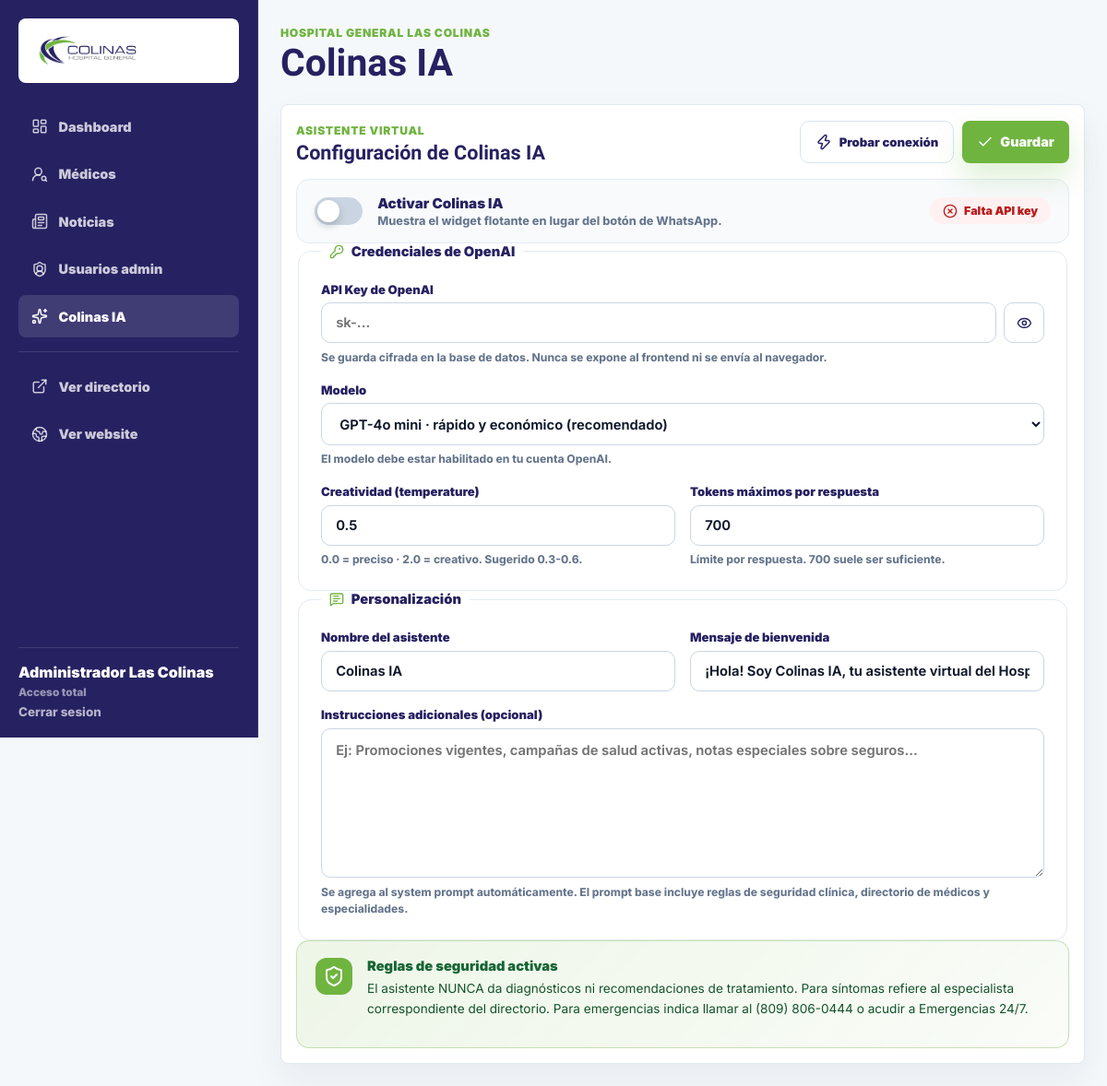
Screenshot of /admin/ai-settings.php (signed in) with the database file from the repository.
### tables this page shows
CREATE TABLE IF NOT EXISTS ai_settings (
    id TINYINT UNSIGNED PRIMARY KEY,
    enabled TINYINT(1) NOT NULL DEFAULT 0,
    api_key TEXT NULL,
    model VARCHAR(80) NOT NULL DEFAULT 'gpt-4o-mini',
    temperature DECIMAL(3,2) NOT NULL DEFAULT 0.50,
    max_tokens INT NOT NULL DEFAULT 700,
    system_prompt_extra TEXT NULL,
    welcome_message TEXT NULL,
    assistant_name VARCHAR(80) NOT NULL DEFAULT 'Colinas IA',
    updated_at TIMESTAMP DEFAULT CURRENT_TIMESTAMP ON UPDATE CURRENT_TIMESTAMP
);

### includes/db.php (called while the page is built, shortened)
<?php
function db_config(): array
{
    return [
        'host' => getenv('DB_HOST') ?: '127.0.0.1',
        'port' => getenv('DB_PORT') ?: '3306',
        'name' => getenv('DB_NAME') ?: 'hospital_colinas',
        'user' => getenv('DB_USER') ?: 'root',
        'pass' => getenv('DB_PASS') ?: '',
    ];
}
function db_connect(?string $database = null): ?PDO
{
    $config = db_config();
    $dsn = sprintf(
        'mysql:host=%s;port=%s;charset=utf8mb4%s',
        $config['host'],
        $config['port'],
        $database ? ';dbname=' . $database : ''
    );
    try {
        return new PDO($dsn, $config['user'], $config['pass'], [
            PDO::ATTR_ERRMODE => PDO::ERRMODE_EXCEPTION,
            PDO::ATTR_DEFAULT_FETCH_MODE => PDO::FETCH_ASSOC,
            PDO::ATTR_EMULATE_PREPARES => false,
        ]);
    } catch (Throwable) {
        return null;
    }
}
function db(): ?PDO
{
    static $pdo = false;
    if ($pdo === false) {
        $pdo = db_connect(db_config()['name']);
    }
    return $pdo ?: null;
}
function db_ready(): bool
{
    $pdo = db();
    try {
        $pdo->query('SELECT 1 FROM doctors LIMIT 1');
        return true;
    } catch (Throwable) {
        return false;
    }
}

### admin/includes/auth.php (called while the page is built, shortened)
<?php
require_once __DIR__ . '/../../includes/helpers.php';
require_once __DIR__ . '/../../includes/db.php';
function admin_permission_definitions(): array
{
    return [
        'dashboard' => [
            'label' => 'Dashboard',
            'description' => 'Ver resumen general del panel.',
            'href' => 'index.php',
            'icon' => 'layout-dashboard',
            'active' => 'dashboard',
        ],
        'doctors' => [
            'label' => 'Médicos',
            'description' => 'Gestionar perfiles médicos, especialidades y publicación.',
            'href' => 'medicos.php',
            'icon' => 'user-round-search',
            'active' => 'medicos',
        ],
        'news' => [
            'label' => 'Noticias',
            'description' => 'Crear, editar y eliminar noticias de la sala de prensa.',
            'href' => 'noticias.php',
            'icon' => 'newspaper',
            'active' => 'noticias',
        ],
        'users' => [
            'label' => 'Usuarios admin',
            'description' => 'Administrar cuentas, roles y permisos del panel.',
            'href' => 'usuarios.php',
            'icon' => 'shield-user',
            'active' => 'usuarios',
        ],
        'ai' => [
            'label' => 'Colinas IA',
            'description' => 'Configurar el asistente virtual, modelo y credenciales.',
            'href' => 'ai-settings.php',
            'icon' => 'sparkles',
            'active' => 'ai',
        ],
    ];
}
function admin_all_permission_keys(): array
{
    return array_keys(admin_permission_definitions());
}
function admin_ensure_permissions_schema(): void
{
    static $ensured = false;
    if ($ensured || !db()) {
        return;
    }
    try {
        $check = db()->prepare("SELECT COUNT(*) FROM INFORMATION_SCHEMA.COLUMNS WHERE TABLE_SCHEMA = DATABASE() AND TABLE_NAME = 'admin_users' AND COLUMN_NAME = 'permissions'");
        $check->execute();
        $ensured = true;
    } catch (Throwable) {
        $ensured = true;
    }
}
function admin_user_permissions(array $user): array
{
    if (($user['role'] ?? '') === 'admin') {
        return admin_all_permission_keys();
    }
    return admin_normalize_permissions($user['permissions'] ?? [], (string) ($user['role'] ?? 'editor'));
}
function admin_can(string $permission, ?array $user = null): bool
{
    $user ??= admin_current_user();
    return in_array($permission, admin_user_permissions($user), true);
}
function admin_first_allowed_url(?array $user = null): string
{
    $user ??= admin_current_user();
    foreach (admin_permission_definitions() as $key => $definition) {
        if (admin_can($key, $user)) {
            return $definition['href'];
        }
    }
    return 'logout.php';
}
function admin_current_user(): ?array
{
    if (empty($_SESSION['admin_user_id']) || !db_ready()) {
        return null;
    }
    admin_ensure_permissions_schema();
    $stmt = db()->prepare('SELECT id, name, email, role, permissions FROM admin_users WHERE id = ? AND is_active = 1 LIMIT 1');
    $stmt->execute([(int) $_SESSION['admin_user_id']]);
    $user = $stmt->fetch();
    if ($user) {
        $user['permissions_list'] = admin_user_permissions($user);
    }
    return $user ?: null;
}
function require_admin(): array
{
    $user = admin_current_user();
    return $user;
}
function require_admin_permission(string $permission): array
{
    $user = require_admin();
    return $user;
}

### includes/helpers.php (called while the page is built, shortened)
<?php
function e(string $value): string
{
    return htmlspecialchars($value, ENT_QUOTES, 'UTF-8');
}

### includes/ai.php (called while the page is built, shortened)
<?php
require_once __DIR__ . '/db.php';
require_once __DIR__ . '/data.php';
function ai_ensure_schema(): bool
{
    try {
        return true;
    } catch (Throwable) {
        return false;
    }
}
function ai_settings_defaults(): array
{
    return [
        'enabled' => false,
        'api_key' => '',
        'model' => 'gpt-4o-mini',
        'temperature' => 0.5,
        'max_tokens' => 700,
        'system_prompt_extra' => '',
        'welcome_message' => '¡Hola! Soy Colinas IA, tu asistente virtual del Hospital General Las Colinas. ¿En qué puedo ayudarte?',
        'assistant_name' => 'Colinas IA',
    ];
}
function ai_settings_load(): array
{
    $stmt = db()->query('SELECT * FROM ai_settings WHERE id = 1 LIMIT 1');
    $row = $stmt->fetch();
    return [
        'enabled' => (bool) $row['enabled'],
        'api_key' => (string) ($row['api_key'] ?? ''),
        'model' => $row['model'] ?: 'gpt-4o-mini',
        'temperature' => (float) ($row['temperature'] ?? 0.5),
        'max_tokens' => (int) ($row['max_tokens'] ?? 700),
        'system_prompt_extra' => (string) ($row['system_prompt_extra'] ?? ''),
        'welcome_message' => (string) ($row['welcome_message'] ?? '') ?: ai_settings_defaults()['welcome_message'],
        'assistant_name' => $row['assistant_name'] ?: 'Colinas IA',
    ];
}
function ai_is_ready(): bool
{
    $settings = ai_settings_load();
    return $settings['enabled'] && $settings['api_key'] !== '';
}

### includes/data.php (called while the page is built, shortened)
<?php
$contact = [
    'phone' => '(809) 806-0444',
    'email' => 'info@colinashospital.com',
    'address' => 'Av. 27 de Febrero, Plaza Colinas Mall, Santiago, Rep. Dom.',
    'instagram' => 'https://www.instagram.com/colinashospital/',
    'facebook' => 'https://www.facebook.com/profile.php?id=61583184854928',
    'maps' => 'https://www.google.com/maps/search/?api=1&query=Hospital%20General%20Las%20Colinas%20Santiago',
    'whatsapp' => 'https://wa.me/18098060444',
];

### admin/ai-settings.php (the view, shortened to what this page needs)
<?php
require __DIR__ . '/includes/auth.php';
require_once __DIR__ . '/../includes/ai.php';
require __DIR__ . '/includes/layout.php';
require_admin_permission('ai');
$settings = ai_settings_load();
$hasKey = $settings['api_key'] !== '';
$maskedKey = $hasKey ? str_repeat('•', 8) . substr($settings['api_key'], -4) : '';
$availableModels = [
    'gpt-4o-mini' => 'GPT-4o mini · rápido y económico (recomendado)',
    'gpt-4o' => 'GPT-4o · máxima calidad multimodal',
    'gpt-4.1-mini' => 'GPT-4.1 mini · balance velocidad/calidad',
    'gpt-4.1' => 'GPT-4.1 · razonamiento avanzado',
    'gpt-5-mini' => 'GPT-5 mini · siguiente generación, rápido',
    'gpt-5' => 'GPT-5 · siguiente generación, máxima calidad',
    'o4-mini' => 'o4-mini · razonamiento profundo, económico',
];
admin_header('Colinas IA', 'ai');
?>
<div class="admin-panel ai-settings-panel">
    <form method="post" class="ai-form" id="aiSettingsForm">
        <div class="admin-panel-head">
            <div>
                <span>Asistente virtual</span>
                <h2>Configuración de Colinas IA</h2>
            </div>
            <div class="ai-form-actions">
                <button type="submit" name="action" value="test" class="admin-secondary-action">
                    <i data-lucide="zap"></i>
                    Probar conexión
                </button>
                <button type="submit" name="action" value="save" class="admin-primary-action">
                    <i data-lucide="check"></i>
                    Guardar
                </button>
            </div>
        </div>
        <div class="ai-toggle-row">
            <label class="ai-switch">
                <span class="ai-switch-track"><span></span></span>
                <span>
                    <strong>Activar Colinas IA</strong>
                    <small>Muestra el widget flotante en lugar del botón de WhatsApp.</small>
                </span>
            </label>
            <span class="ai-status <?= ai_is_ready() ? 'is-ok' : 'is-off' ?>">
                <i data-lucide="<?= ai_is_ready() ? 'circle-check' : 'circle-x' ?>"></i>
                <?= ai_is_ready() ? 'Operativo' : ($hasKey ? 'Desactivado' : 'Falta API key') ?>
            </span>
        </div>
        <fieldset class="ai-fieldset">
            <legend><i data-lucide="key-round"></i> Credenciales de OpenAI</legend>
            <label class="ai-field ai-field-full">
                <span>API Key de OpenAI</span>
                <div class="ai-key-row">
                    <input type="password" name="api_key" autocomplete="off" placeholder="<?= $hasKey ? 'Guardada (' . e($maskedKey) . '). Deja vacío para no cambiar.' : 'sk-...' ?>">
                    <button type="button" class="ai-key-toggle" data-toggle-key aria-label="Mostrar/ocultar">
                        <i data-lucide="eye"></i>
                    </button>
                </div>
                <small>Se guarda cifrada en la base de datos. Nunca se expone al frontend ni se envía al navegador.</small>
            </label>
            <label class="ai-field">
                <span>Modelo</span>
                <select name="model">
                    <?php foreach ($availableModels as $value => $label): ?>
                        <option value="<?= e($value) ?>" <?= $settings['model'] === $value ? 'selected' : '' ?>><?= e($label) ?></option>
                    <?php endforeach; ?>
                </select>
                <small>El modelo debe estar habilitado en tu cuenta OpenAI.</small>
            </label>
            <div class="ai-field-row">
                <label class="ai-field">
                    <span>Creatividad (temperature)</span>
                    <input type="number" name="temperature" min="0" max="2" step="0.1" value="<?= e((string) $settings['temperature']) ?>">
                    <small>0.0 = preciso · 2.0 = creativo. Sugerido 0.3-0.6.</small>
                </label>
                <label class="ai-field">
                    <span>Tokens máximos por respuesta</span>
                    <input type="number" name="max_tokens" min="50" max="4000" step="50" value="<?= e((string) $settings['max_tokens']) ?>">
                    <small>Límite por respuesta. 700 suele ser suficiente.</small>
                </label>
            </div>
        </fieldset>
        <fieldset class="ai-fieldset">
            <legend><i data-lucide="message-square-text"></i> Personalización</legend>
            <div class="ai-field-row">
                <label class="ai-field">
                    <span>Nombre del asistente</span>
                    <input type="text" name="assistant_name" maxlength="80" value="<?= e($settings['assistant_name']) ?>">
                </label>
                <label class="ai-field">
                    <span>Mensaje de bienvenida</span>
                    <input type="text" name="welcome_message" maxlength="240" value="<?= e($settings['welcome_message']) ?>">
                </label>
            </div>
            <label class="ai-field ai-field-full">
                <span>Instrucciones adicionales (opcional)</span>
                <textarea name="system_prompt_extra" rows="6" placeholder="Ej: Promociones vigentes, campañas de salud activas, notas especiales sobre seguros..."><?= e($settings['system_prompt_extra']) ?></textarea>
                <small>Se agrega al system prompt automáticamente. El prompt base incluye reglas de seguridad clínica, directorio de médicos y especialidades.</small>
            </label>
        </fieldset>
        <div class="ai-info-box">
            <i data-lucide="shield-check"></i>
            <div>
                <strong>Reglas de seguridad activas</strong>
                <p>El asistente NUNCA da diagnósticos ni recomendaciones de tratamiento. Para síntomas refiere al especialista correspondiente del directorio. Para emergencias indica llamar al <?= e($contact['phone']) ?> o acudir a Emergencias 24/7.</p>
            </div>
        </div>
    </form>
</div>
<?php admin_footer(); ?>

### admin/includes/layout.php (shortened to what this page needs)
<?php
function admin_header(string $title, string $active = 'dashboard'): void
{
    $user = admin_current_user();
    $menuItems = admin_permission_definitions();
    ?>
<!DOCTYPE html>
<html lang="es">
<head>
    <link rel="stylesheet" href="../assets/css/admin.css?v=<?= time() ?>">
</head>
<body class="admin-body">
    <div class="admin-shell">
        <aside class="admin-sidebar">
            <a href="<?= e(admin_first_allowed_url($user)) ?>" class="admin-brand">
                <img src="../assets/site/logo.png" alt="Hospital General Las Colinas">
            </a>
            <nav class="admin-nav" aria-label="Administracion">
                <?php foreach ($menuItems as $permission => $item): ?>
                    <a href="<?= e($item['href']) ?>" class="<?= $active === $item['active'] ? 'is-active' : '' ?>">
                        <i data-lucide="<?= e($item['icon']) ?>"></i>
                        <?= e($item['label']) ?>
                    </a>
                <?php endforeach; ?>
                <span class="admin-nav-divider"></span>
                <a href="../directorio-medico" target="_blank" rel="noopener">
                    <i data-lucide="external-link"></i>
                    Ver directorio
                </a>
                <a href="../" target="_blank" rel="noopener">
                    <i data-lucide="globe-2"></i>
                    Ver website
                </a>
            </nav>
            <div class="admin-user">
                <span><?= e($user['name'] ?? 'Administrador') ?></span>
                <small><?= e(($user['role'] ?? 'admin') === 'admin' ? 'Acceso total' : 'Acceso limitado') ?></small>
                <a href="logout.php">Cerrar sesion</a>
            </div>
        </aside>
        <div class="admin-main">
            <header class="admin-topbar">
                <div>
                    <span>Hospital General Las Colinas</span>
                    <h1><?= e($title) ?></h1>
                </div>
            </header>
    <?php
}
function admin_footer(): void
{
    ?>
        </div>
    </div>
</body>
</html>
    <?php
}

### rows the page displays
ai_settings: model "GPT-4o mini · rápido y económico (recomendado)", temperature "0.5", max_tokens "700", assistant_name "Colinas IA"

### other values shown
$item['label'] "Dashboard"
$item['label'] "Médicos"
$item['label'] "Noticias"
$item['label'] "Usuarios admin"
$item['label'] "Colinas IA"
$user['name'] "Administrador Las Colinas"
$title "Colinas IA"
$contact['phone'] "(809) 806-0444"
